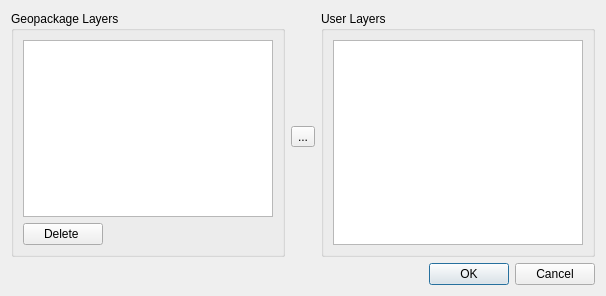
<?xml version="1.0" encoding="UTF-8"?>
<ui version="4.0">
 <class>Dialog</class>
 <widget class="QDialog" name="Dialog">
  <property name="geometry">
   <rect>
    <x>0</x>
    <y>0</y>
    <width>595</width>
    <height>296</height>
   </rect>
  </property>
  <property name="windowTitle">
   <string>FLO-2D Geopackage Management</string>
  </property>
  <layout class="QGridLayout" name="gridLayout_2">
   <item row="0" column="0">
    <layout class="QGridLayout" name="gridLayout">
     <item row="0" column="4" rowspan="3">
      <widget class="QGroupBox" name="groupBox_2">
       <property name="title">
        <string>User Layers</string>
       </property>
       <layout class="QGridLayout" name="gridLayout_4">
        <item row="0" column="1">
         <widget class="QListWidget" name="user_list">
          <property name="minimumSize">
           <size>
            <width>250</width>
            <height>0</height>
           </size>
          </property>
          <property name="maximumSize">
           <size>
            <width>250</width>
            <height>16777215</height>
           </size>
          </property>
          <property name="selectionMode">
           <enum>QAbstractItemView::MultiSelection</enum>
          </property>
         </widget>
        </item>
       </layout>
      </widget>
     </item>
     <item row="2" column="3">
      <spacer name="verticalSpacer_2">
       <property name="orientation">
        <enum>Qt::Vertical</enum>
       </property>
       <property name="sizeHint" stdset="0">
        <size>
         <width>20</width>
         <height>40</height>
        </size>
       </property>
      </spacer>
     </item>
     <item row="3" column="0" colspan="5">
      <layout class="QHBoxLayout" name="horizontalLayout">
       <item>
        <spacer name="horizontalSpacer_3">
         <property name="orientation">
          <enum>Qt::Horizontal</enum>
         </property>
         <property name="sizeHint" stdset="0">
          <size>
           <width>40</width>
           <height>20</height>
          </size>
         </property>
        </spacer>
       </item>
       <item>
        <widget class="QDialogButtonBox" name="buttonBox">
         <property name="orientation">
          <enum>Qt::Horizontal</enum>
         </property>
         <property name="standardButtons">
          <set>QDialogButtonBox::Cancel|QDialogButtonBox::Ok</set>
         </property>
        </widget>
       </item>
      </layout>
     </item>
     <item row="1" column="3">
      <widget class="QToolButton" name="user_ext_btn">
       <property name="text">
        <string>...</string>
       </property>
       <property name="icon">
        <iconset>
         <normaloff>../img/arrow_4.svg</normaloff>../img/arrow_4.svg</iconset>
       </property>
      </widget>
     </item>
     <item row="0" column="3">
      <spacer name="verticalSpacer">
       <property name="orientation">
        <enum>Qt::Vertical</enum>
       </property>
       <property name="sizeHint" stdset="0">
        <size>
         <width>20</width>
         <height>40</height>
        </size>
       </property>
      </spacer>
     </item>
     <item row="0" column="0" rowspan="3" colspan="3">
      <widget class="QGroupBox" name="groupBox">
       <property name="title">
        <string>Geopackage Layers</string>
       </property>
       <layout class="QGridLayout" name="gridLayout_3">
        <item row="0" column="0" colspan="2">
         <widget class="QListWidget" name="external_list">
          <property name="minimumSize">
           <size>
            <width>250</width>
            <height>0</height>
           </size>
          </property>
          <property name="maximumSize">
           <size>
            <width>250</width>
            <height>16777215</height>
           </size>
          </property>
          <property name="selectionMode">
           <enum>QAbstractItemView::MultiSelection</enum>
          </property>
         </widget>
        </item>
        <item row="1" column="0">
         <widget class="QPushButton" name="delete_btn">
          <property name="text">
           <string>Delete </string>
          </property>
         </widget>
        </item>
        <item row="1" column="1">
         <spacer name="horizontalSpacer">
          <property name="orientation">
           <enum>Qt::Horizontal</enum>
          </property>
          <property name="sizeHint" stdset="0">
           <size>
            <width>40</width>
            <height>20</height>
           </size>
          </property>
         </spacer>
        </item>
       </layout>
      </widget>
     </item>
    </layout>
   </item>
  </layout>
 </widget>
 <resources/>
 <connections>
  <connection>
   <sender>buttonBox</sender>
   <signal>accepted()</signal>
   <receiver>Dialog</receiver>
   <slot>accept()</slot>
   <hints>
    <hint type="sourcelabel">
     <x>248</x>
     <y>254</y>
    </hint>
    <hint type="destinationlabel">
     <x>157</x>
     <y>274</y>
    </hint>
   </hints>
  </connection>
  <connection>
   <sender>buttonBox</sender>
   <signal>rejected()</signal>
   <receiver>Dialog</receiver>
   <slot>reject()</slot>
   <hints>
    <hint type="sourcelabel">
     <x>316</x>
     <y>260</y>
    </hint>
    <hint type="destinationlabel">
     <x>286</x>
     <y>274</y>
    </hint>
   </hints>
  </connection>
 </connections>
</ui>
